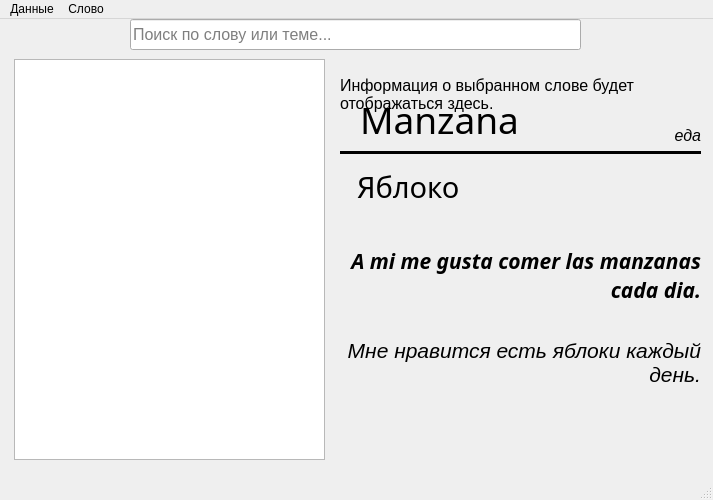
<?xml version="1.0" encoding="UTF-8"?>
<ui version="4.0">
 <class>MainWindow</class>
 <widget class="QMainWindow" name="MainWindow">
  <property name="geometry">
   <rect>
    <x>0</x>
    <y>0</y>
    <width>713</width>
    <height>500</height>
   </rect>
  </property>
  <property name="sizePolicy">
   <sizepolicy hsizetype="Fixed" vsizetype="Fixed">
    <horstretch>0</horstretch>
    <verstretch>0</verstretch>
   </sizepolicy>
  </property>
  <property name="minimumSize">
   <size>
    <width>713</width>
    <height>500</height>
   </size>
  </property>
  <property name="maximumSize">
   <size>
    <width>713</width>
    <height>500</height>
   </size>
  </property>
  <property name="windowTitle">
   <string>MainWindow</string>
  </property>
  <property name="windowIcon">
   <iconset theme="accessories-dictionary"/>
  </property>
  <widget class="QWidget" name="centralwidget">
   <widget class="QListWidget" name="WordsListWidget">
    <property name="geometry">
     <rect>
      <x>14</x>
      <y>40</y>
      <width>311</width>
      <height>401</height>
     </rect>
    </property>
    <property name="font">
     <font>
      <family>Trebuchet MS</family>
      <pointsize>15</pointsize>
      <bold>false</bold>
     </font>
    </property>
    <property name="styleSheet">
     <string notr="true"/>
    </property>
    <property name="layoutMode">
     <enum>QListView::LayoutMode::SinglePass</enum>
    </property>
    <property name="spacing">
     <number>1</number>
    </property>
    <property name="batchSize">
     <number>100</number>
    </property>
    <property name="selectionRectVisible">
     <bool>true</bool>
    </property>
   </widget>
   <widget class="QWidget" name="verticalLayoutWidget">
    <property name="geometry">
     <rect>
      <x>340</x>
      <y>40</y>
      <width>361</width>
      <height>171</height>
     </rect>
    </property>
    <layout class="QVBoxLayout" name="verticalLayout">
     <item>
      <layout class="QHBoxLayout" name="horizontalLayout">
       <item>
        <widget class="QLabel" name="WordLabel">
         <property name="font">
          <font>
           <family>Sitka</family>
           <pointsize>28</pointsize>
          </font>
         </property>
         <property name="styleSheet">
          <string notr="true">border-bottom: 10px;
padding-top: 35px;
padding-left: 10px;</string>
         </property>
         <property name="frameShape">
          <enum>QFrame::Shape::NoFrame</enum>
         </property>
         <property name="frameShadow">
          <enum>QFrame::Shadow::Plain</enum>
         </property>
         <property name="lineWidth">
          <number>0</number>
         </property>
         <property name="midLineWidth">
          <number>0</number>
         </property>
         <property name="text">
          <string>Manzana</string>
         </property>
         <property name="scaledContents">
          <bool>false</bool>
         </property>
        </widget>
       </item>
       <item>
        <widget class="QLabel" name="TopicLabel">
         <property name="font">
          <font>
           <pointsize>12</pointsize>
           <italic>true</italic>
          </font>
         </property>
         <property name="text">
          <string>еда</string>
         </property>
         <property name="alignment">
          <set>Qt::AlignmentFlag::AlignBottom|Qt::AlignmentFlag::AlignRight|Qt::AlignmentFlag::AlignTrailing</set>
         </property>
         <property name="margin">
          <number>6</number>
         </property>
        </widget>
       </item>
      </layout>
     </item>
     <item>
      <widget class="Line" name="line">
       <property name="frameShadow">
        <enum>QFrame::Shadow::Plain</enum>
       </property>
       <property name="lineWidth">
        <number>4</number>
       </property>
       <property name="midLineWidth">
        <number>0</number>
       </property>
       <property name="orientation">
        <enum>Qt::Orientation::Horizontal</enum>
       </property>
      </widget>
     </item>
     <item>
      <widget class="QLabel" name="TranslationLabel">
       <property name="font">
        <font>
         <family>Sitka</family>
         <pointsize>22</pointsize>
         <italic>false</italic>
        </font>
       </property>
       <property name="styleSheet">
        <string notr="true">padding-left: 10px; </string>
       </property>
       <property name="midLineWidth">
        <number>1</number>
       </property>
       <property name="text">
        <string>Яблоко</string>
       </property>
       <property name="alignment">
        <set>Qt::AlignmentFlag::AlignLeading|Qt::AlignmentFlag::AlignLeft|Qt::AlignmentFlag::AlignTop</set>
       </property>
       <property name="margin">
        <number>15</number>
       </property>
      </widget>
     </item>
    </layout>
   </widget>
   <widget class="QWidget" name="verticalLayoutWidget_2">
    <property name="geometry">
     <rect>
      <x>340</x>
      <y>200</y>
      <width>361</width>
      <height>231</height>
     </rect>
    </property>
    <layout class="QVBoxLayout" name="verticalLayout_2">
     <item>
      <widget class="QLabel" name="ExampleLabel">
       <property name="font">
        <font>
         <family>Segoe UI Semibold</family>
         <pointsize>16</pointsize>
         <italic>true</italic>
         <bold>true</bold>
        </font>
       </property>
       <property name="layoutDirection">
        <enum>Qt::LayoutDirection::LeftToRight</enum>
       </property>
       <property name="text">
        <string>A mi me gusta comer las manzanas cada dia.</string>
       </property>
       <property name="scaledContents">
        <bool>false</bool>
       </property>
       <property name="alignment">
        <set>Qt::AlignmentFlag::AlignRight|Qt::AlignmentFlag::AlignTrailing|Qt::AlignmentFlag::AlignVCenter</set>
       </property>
       <property name="wordWrap">
        <bool>true</bool>
       </property>
       <property name="margin">
        <number>5</number>
       </property>
      </widget>
     </item>
     <item>
      <widget class="QLabel" name="ExampleTranslationLabel">
       <property name="font">
        <font>
         <family>Segoe UI</family>
         <pointsize>16</pointsize>
         <italic>true</italic>
        </font>
       </property>
       <property name="text">
        <string>Мне нравится есть яблоки каждый день.</string>
       </property>
       <property name="alignment">
        <set>Qt::AlignmentFlag::AlignRight|Qt::AlignmentFlag::AlignTop|Qt::AlignmentFlag::AlignTrailing</set>
       </property>
       <property name="wordWrap">
        <bool>true</bool>
       </property>
       <property name="margin">
        <number>5</number>
       </property>
      </widget>
     </item>
    </layout>
   </widget>
   <widget class="QLineEdit" name="SearchLineEdit">
    <property name="geometry">
     <rect>
      <x>130</x>
      <y>0</y>
      <width>451</width>
      <height>31</height>
     </rect>
    </property>
    <property name="font">
     <font>
      <pointsize>12</pointsize>
     </font>
    </property>
    <property name="autoFillBackground">
     <bool>false</bool>
    </property>
    <property name="placeholderText">
     <string>Поиск по слову или теме...</string>
    </property>
   </widget>
   <widget class="QLabel" name="chooseWordLabel">
    <property name="geometry">
     <rect>
      <x>340</x>
      <y>40</y>
      <width>301</width>
      <height>71</height>
     </rect>
    </property>
    <property name="font">
     <font>
      <pointsize>12</pointsize>
      <bold>false</bold>
     </font>
    </property>
    <property name="text">
     <string>Информация о выбранном слове будет отображаться здесь.</string>
    </property>
    <property name="wordWrap">
     <bool>true</bool>
    </property>
   </widget>
   <zorder>verticalLayoutWidget</zorder>
   <zorder>verticalLayoutWidget_2</zorder>
   <zorder>WordsListWidget</zorder>
   <zorder>SearchLineEdit</zorder>
   <zorder>chooseWordLabel</zorder>
  </widget>
  <widget class="QMenuBar" name="menubar">
   <property name="geometry">
    <rect>
     <x>0</x>
     <y>0</y>
     <width>713</width>
     <height>25</height>
    </rect>
   </property>
   <widget class="QMenu" name="menuData">
    <property name="title">
     <string>Данные</string>
    </property>
    <addaction name="menuOptionLoadData"/>
    <addaction name="menuOptionSaveData"/>
    <addaction name="menuOptionSortData"/>
    <addaction name="menuOptionTopicSortData"/>
   </widget>
   <widget class="QMenu" name="menuWord">
    <property name="tearOffEnabled">
     <bool>false</bool>
    </property>
    <property name="title">
     <string>Слово</string>
    </property>
    <addaction name="menuOptionAddWord"/>
    <addaction name="menuOptionDeleteWord"/>
    <addaction name="menuOptionEditWord"/>
   </widget>
   <addaction name="menuData"/>
   <addaction name="menuWord"/>
  </widget>
  <widget class="QStatusBar" name="statusbar"/>
  <action name="menuOptionAddWord">
   <property name="checkable">
    <bool>false</bool>
   </property>
   <property name="enabled">
    <bool>true</bool>
   </property>
   <property name="text">
    <string>Добавить</string>
   </property>
  </action>
  <action name="menuOptionDeleteWord">
   <property name="text">
    <string>Удалить</string>
   </property>
  </action>
  <action name="menuOptionEditWord">
   <property name="text">
    <string>Редактировать</string>
   </property>
  </action>
  <action name="action_4">
   <property name="text">
    <string>Сохранить</string>
   </property>
  </action>
  <action name="menuOptionLoadData">
   <property name="text">
    <string>Загрузить</string>
   </property>
  </action>
  <action name="menuOptionSaveData">
   <property name="text">
    <string>Сохранить</string>
   </property>
  </action>
  <action name="menuOptionSortData">
   <property name="text">
    <string>Сортировать по алфавиту</string>
   </property>
  </action>
  <action name="menuOptionTopicSortData">
   <property name="text">
    <string>Сортировать по теме</string>
   </property>
  </action>
 </widget>
 <resources/>
 <connections/>
</ui>
